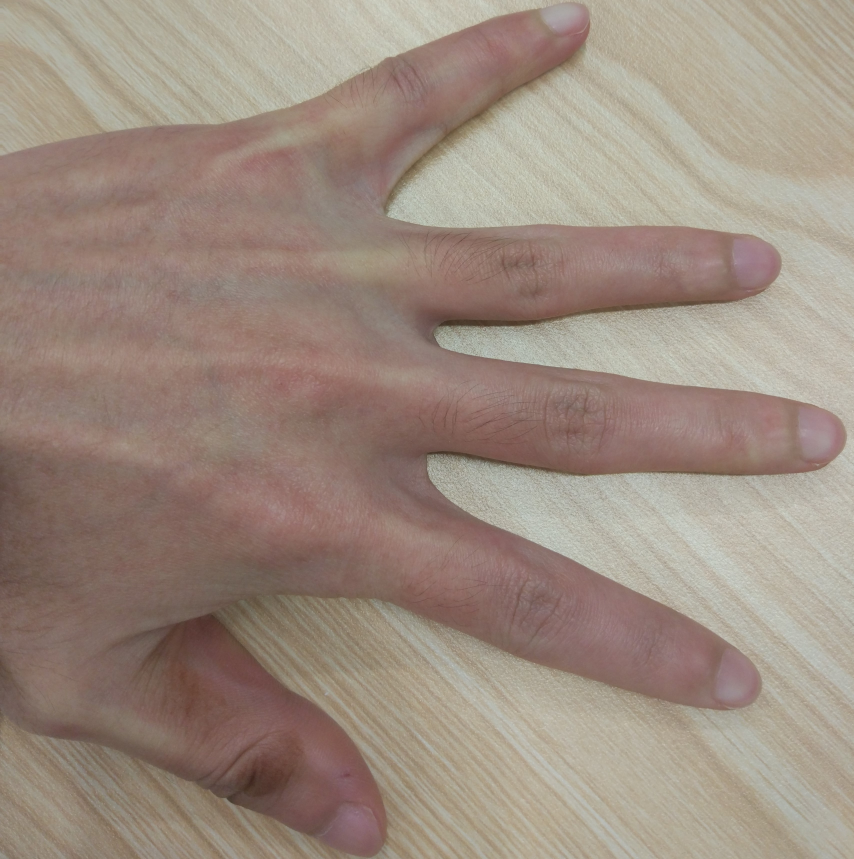
#> input picture Picture/pic/Hand.jpg, 3415 x 3436 px, found by its file name (shown at 1/4 size)
$ python CannyEdgeDetection.py
#> lines starting #> are read from the running program, lines starting #| are printed output that depends on the picture; after the words box and inside, x2 and y2 are one past the last pixel; in counts of white or black regions, pixels touching at a corner belong together
import cv2
import numpy as np


Origin = cv2.imread('D:\Opencv_Demo\Picture\pic\Hand.jpg',0)
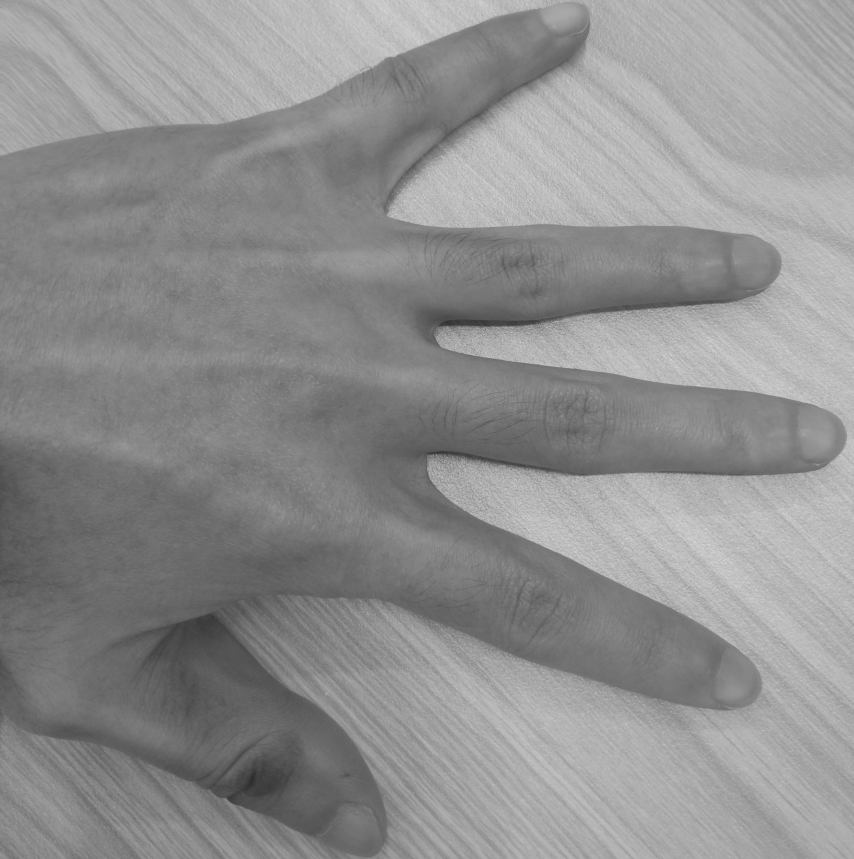
#> Origin: shape (3436, 3415) (shown at 1/4 size); min 41, max 224, mean 143.4
img = cv2.resize(Origin,(560,650))
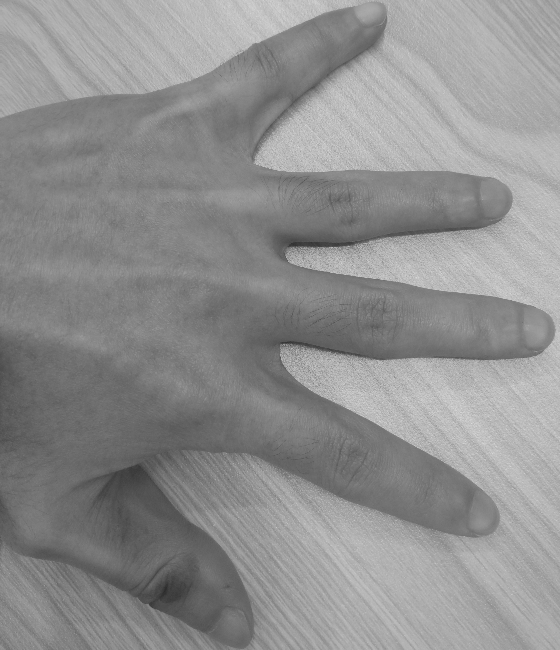
#> img: shape (650, 560); min 43, max 219, mean 143.3
"""
    Canny边缘检测
"""
Canny = cv2.Canny(img,30,70)
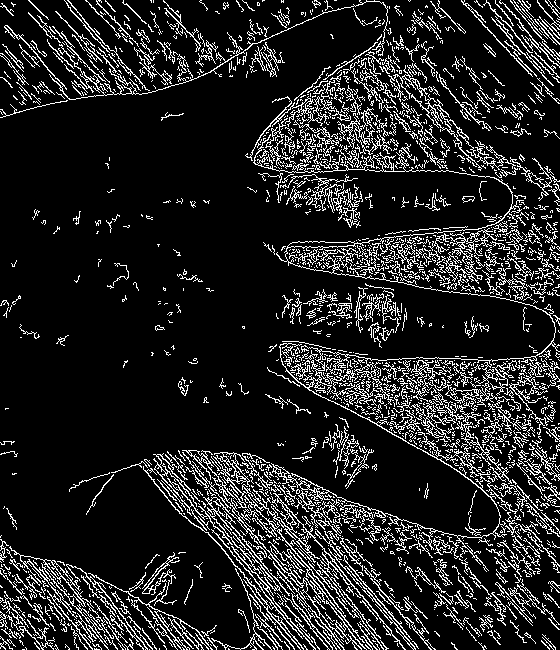
#> Canny: shape (650, 560); 14% white in thin lines or dots

"""
    先用Otsu自动阈值，再边缘检测
"""
# gray = cv2.cvtColor(img,cv2.COLOR_BGR2GRAY)
ret, thresh = cv2.threshold(img,0,255,cv2.THRESH_BINARY + cv2.THRESH_OTSU)
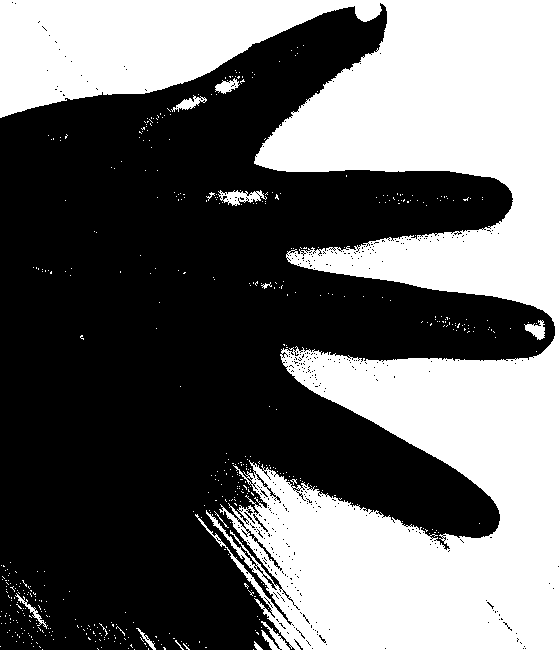
#> thresh: shape (650, 560); 42% white; 520 white regions (508 under 20 px), largest, box (x1, y1, x2, y2) and area: (0, 0, 560, 650) 150370, (218, 190, 267, 206) 394, (261, 621, 290, 650) 299
#> ret = 147
Otsu_Canny= cv2.Canny(thresh,30,70)
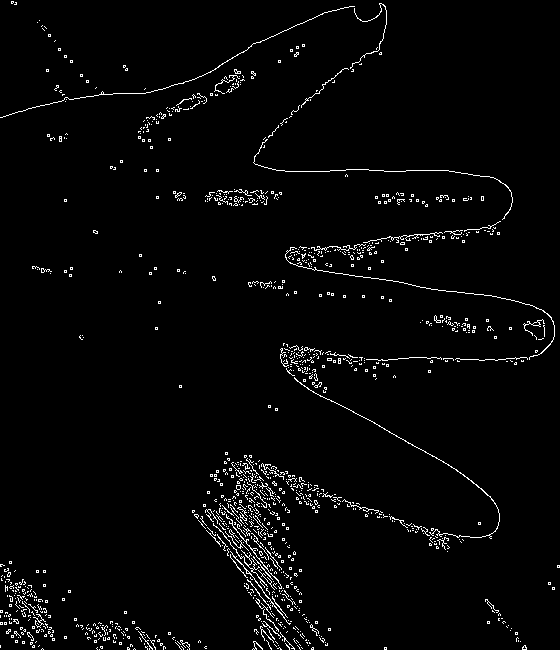
#> Otsu_Canny: shape (650, 560); 2.6% white in thin lines or dots

cv2.namedWindow('Otsu_Canny',cv2.WINDOW_NORMAL)
cv2.imshow('Origin',img)
cv2.imshow('canny',Canny)
cv2.imshow('Otsu_Canny',Otsu_Canny)
cv2.waitKey(0)


"""
    用滑动条观测阈值
"""
# [20 lines of commented-out code are left out]

$ run again, with Picture/pic/sudoku.jpg copied over Picture/pic/Hand.jpg
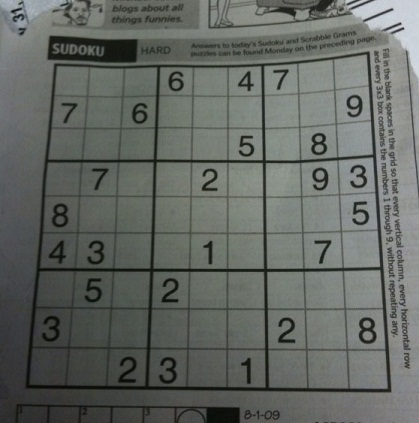
#> input picture Picture/pic/sudoku.jpg, 419 x 423 px, found by its file name
#> Canny: shape (650, 560); 9.6% white in thin lines or dots
#> `ret, thresh = cv2.threshold(img,0,255,cv2.THRESH_BINARY + cv2.THRESH_O..`:
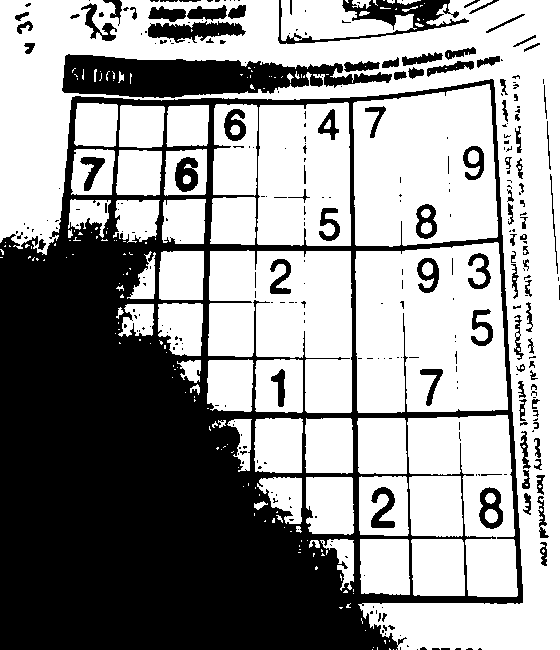
#> thresh: shape (650, 560); 59.3% white; 313 black regions (216 under 20 px), largest, box (x1, y1, x2, y2) and area: (0, 79, 523, 650) 121739, (62, 54, 392, 98) 8828, (278, 0, 469, 44) 2346
#> ret = 96
#> `Otsu_Canny= cv2.Canny(thresh,30,70)`:
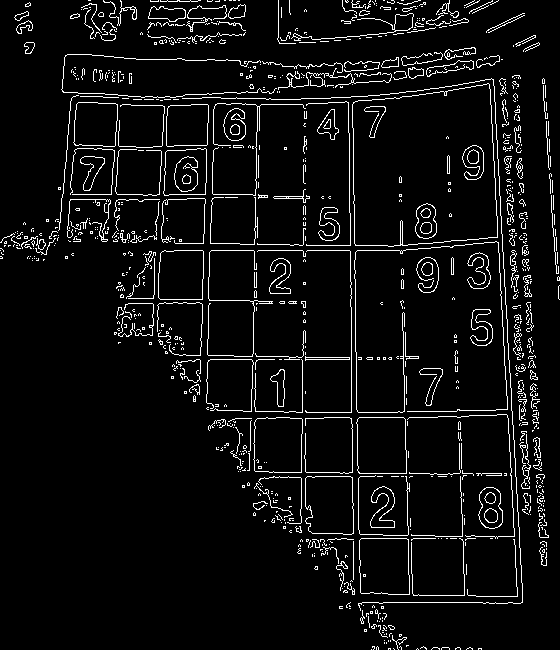
#> Otsu_Canny: shape (650, 560); 5.9% white in thin lines or dots
